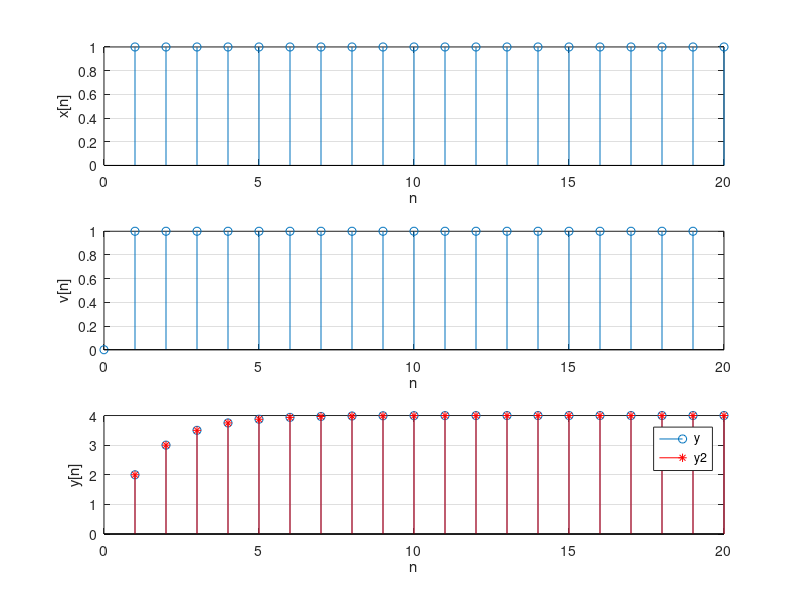

Write MATLAB code to recreate this figure.
x = @(n) (n>=1);
v=@(n) ((0.5).^(n-1).*(n>=0) );
sx= 1; ex =20; dtx= sx:ex;
sv= 0; ev =19; dtv= sv:ev;
dty=sx+sv:ex;
y=conv(double(x(dtx)), v(dtv));

subplot(311); stem(dtx,x(dtx)); grid; xlabel('n'); ylabel('x[n]');
subplot(312); stem(dtv,x(dtv)); grid; xlabel('n'); ylabel('v[n]');
subplot(313); stem(dty,y(1:length(dty))); grid; xlabel('n'); ylabel('y[n]'); hold on;
y2=(4-((0.5).^(dty-2))).*(dty>=1);
stem(dty,y2,'* r'); xlabel('n'); ylabel('y[n]');
legend('y','y2');
